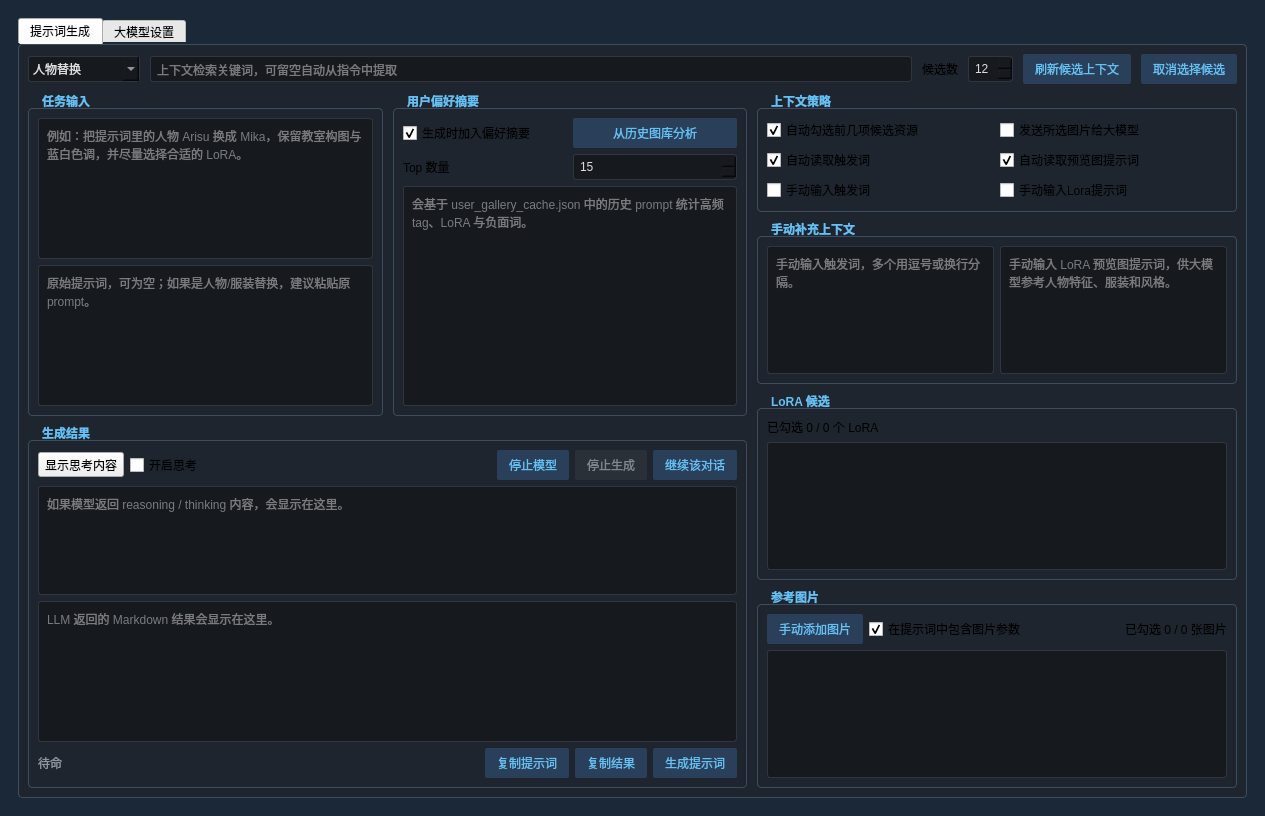
<?xml version="1.0" encoding="UTF-8"?>
<ui version="4.0">
 <class>LlmPromptWidget</class>
 <widget class="QWidget" name="LlmPromptWidget">
  <property name="geometry">
   <rect>
    <x>0</x>
    <y>0</y>
    <width>1265</width>
    <height>816</height>
   </rect>
  </property>
  <property name="styleSheet">
   <string notr="true">QWidget#LlmPromptWidget { background-color: #1b2838; color: #dcdedf; }
QTabWidget::pane, QGroupBox {
    border: 1px solid #3d4d5d;
    background-color: #1e252f;
    border-radius: 4px;
}
QGroupBox {
    margin-top: 14px;
    font-weight: bold;
    color: #66c0f4;
}
QGroupBox::title {
    subcontrol-origin: margin;
    left: 8px;
    padding: 0 4px;
}
QLineEdit, QComboBox, QPlainTextEdit, QTextBrowser, QListWidget, QDoubleSpinBox, QSpinBox {
    background-color: #16191e;
    border: 1px solid #31363d;
    color: #dcdedf;
    border-radius: 3px;
    padding: 4px;
}
QPushButton {
    background-color: #2a3f5a;
    border-radius: 2px;
    color: #66c0f4;
    border: none;
    padding: 6px 12px;
}
QPushButton:hover { background-color: #3d5677; color: #ffffff; }
QPushButton:disabled {
    background-color: #2a3038;
    color: #7f8791;
}
QLabel#lblGenerateStatus { color: #8c96a0; }</string>
  </property>
  <layout class="QVBoxLayout" name="verticalLayoutRoot">
   <property name="leftMargin">
    <number>18</number>
   </property>
   <property name="topMargin">
    <number>18</number>
   </property>
   <property name="rightMargin">
    <number>18</number>
   </property>
   <property name="bottomMargin">
    <number>18</number>
   </property>
   <item>
    <widget class="QTabWidget" name="tabMain">
     <property name="currentIndex">
      <number>0</number>
     </property>
     <widget class="QWidget" name="pageGenerate">
      <attribute name="title">
       <string>提示词生成</string>
      </attribute>
      <layout class="QVBoxLayout" name="verticalLayoutGenerate">
       <property name="spacing">
        <number>10</number>
       </property>
       <item>
        <layout class="QHBoxLayout" name="horizontalLayoutTop">
         <item>
          <widget class="QComboBox" name="comboTaskType">
           <item>
            <property name="text">
             <string>人物替换</string>
            </property>
           </item>
           <item>
            <property name="text">
             <string>服装替换</string>
            </property>
           </item>
           <item>
            <property name="text">
             <string>偏好提示词生成</string>
            </property>
           </item>
           <item>
            <property name="text">
             <string>图片调整</string>
            </property>
           </item>
          </widget>
         </item>
         <item>
          <widget class="QLineEdit" name="editContextKeywords">
           <property name="placeholderText">
            <string>上下文检索关键词，可留空自动从指令中提取</string>
           </property>
          </widget>
         </item>
         <item>
          <widget class="QLabel" name="labelCandidateLimit">
           <property name="text">
            <string>候选数</string>
           </property>
          </widget>
         </item>
         <item>
          <widget class="QSpinBox" name="spinCandidateLimit">
           <property name="minimum">
            <number>3</number>
           </property>
           <property name="maximum">
            <number>50</number>
           </property>
           <property name="value">
            <number>12</number>
           </property>
          </widget>
         </item>
         <item>
         <widget class="QPushButton" name="btnRefreshCandidates">
           <property name="text">
            <string>刷新候选上下文</string>
           </property>
          </widget>
         </item>
         <item>
          <widget class="QPushButton" name="btnClearCandidateSelections">
           <property name="text">
            <string>取消选择候选</string>
           </property>
          </widget>
         </item>
        </layout>
       </item>
       <item>
        <layout class="QHBoxLayout" name="horizontalLayoutMain" stretch="3,2">
         <item>
          <layout class="QVBoxLayout" name="verticalLayoutLeft">
           <item>
            <layout class="QHBoxLayout" name="horizontalLayout_2">
             <item>
              <widget class="QGroupBox" name="groupInstruction">
               <property name="title">
                <string>任务输入</string>
               </property>
               <layout class="QVBoxLayout" name="verticalLayoutInstruction">
                <item>
                 <widget class="QPlainTextEdit" name="textInstruction">
                  <property name="placeholderText">
                   <string>例如：把提示词里的人物 Arisu 换成 Mika，保留教室构图与蓝白色调，并尽量选择合适的 LoRA。</string>
                  </property>
                 </widget>
                </item>
                <item>
                 <widget class="QPlainTextEdit" name="textSourcePrompt">
                  <property name="placeholderText">
                   <string>原始提示词，可为空；如果是人物/服装替换，建议粘贴原 prompt。</string>
                  </property>
                 </widget>
                </item>
               </layout>
              </widget>
             </item>
             <item>
              <widget class="QGroupBox" name="groupPreference">
               <property name="title">
                <string>用户偏好摘要</string>
               </property>
               <layout class="QVBoxLayout" name="verticalLayoutPreference">
                <item>
                 <layout class="QGridLayout" name="gridLayout_2">
                  <item row="0" column="0">
                   <widget class="QCheckBox" name="chkUsePreference">
                    <property name="text">
                     <string>生成时加入偏好摘要</string>
                    </property>
                    <property name="checked">
                     <bool>true</bool>
                    </property>
                   </widget>
                  </item>
                  <item row="0" column="1">
                   <widget class="QPushButton" name="btnAnalyzePreference">
                    <property name="text">
                     <string>从历史图库分析</string>
                    </property>
                   </widget>
                  </item>
                  <item row="1" column="0">
                   <widget class="QLabel" name="labelPreferenceTopCount">
                    <property name="text">
                     <string>Top 数量</string>
                    </property>
                   </widget>
                  </item>
                  <item row="1" column="1">
                   <widget class="QSpinBox" name="spinPreferenceTopCount">
                    <property name="minimum">
                     <number>1</number>
                    </property>
                    <property name="maximum">
                     <number>50</number>
                    </property>
                    <property name="value">
                     <number>15</number>
                    </property>
                   </widget>
                  </item>
                 </layout>
                </item>
                <item>
                 <widget class="QPlainTextEdit" name="textPreferenceSummary">
                  <property name="placeholderText">
                   <string>会基于 user_gallery_cache.json 中的历史 prompt 统计高频 tag、LoRA 与负面词。</string>
                  </property>
                 </widget>
                </item>
               </layout>
              </widget>
             </item>
            </layout>
           </item>
           <item>
            <widget class="QGroupBox" name="groupResult">
             <property name="title">
              <string>生成结果</string>
             </property>
             <layout class="QVBoxLayout" name="verticalLayoutResult">
              <item>
               <layout class="QHBoxLayout" name="horizontalLayoutThinkingTop">
                <item>
                 <widget class="QToolButton" name="btnToggleThinking">
                  <property name="text">
                   <string>显示思考内容</string>
                  </property>
                  <property name="checkable">
                   <bool>true</bool>
                  </property>
                  <property name="checked">
                   <bool>false</bool>
                  </property>
                 </widget>
                </item>
                <item>
                 <widget class="QCheckBox" name="chkEnableThink">
                  <property name="text">
                   <string>开启思考</string>
                  </property>
                 </widget>
                </item>
                <item>
                 <spacer name="horizontalSpacerThinkingTop">
                  <property name="orientation">
                   <enum>Qt::Orientation::Horizontal</enum>
                  </property>
                  <property name="sizeHint" stdset="0">
                   <size>
                    <width>40</width>
                    <height>20</height>
                   </size>
                  </property>
                 </spacer>
                </item>
                <item>
                 <widget class="QPushButton" name="btnUnloadModel">
                  <property name="text">
                   <string>停止模型</string>
                  </property>
                 </widget>
                </item>
                <item>
                 <widget class="QPushButton" name="btnStopGenerate">
                  <property name="enabled">
                   <bool>false</bool>
                  </property>
                  <property name="text">
                   <string>停止生成</string>
                  </property>
                 </widget>
                </item>
                <item>
                 <widget class="QPushButton" name="btnContinueConversation">
                  <property name="text">
                   <string>继续该对话</string>
                  </property>
                 </widget>
                </item>
               </layout>
              </item>
              <item>
               <widget class="QPlainTextEdit" name="textThinking">
                <property name="maximumSize">
                 <size>
                  <width>16777215</width>
                  <height>160</height>
                 </size>
                </property>
                <property name="visible">
                 <bool>false</bool>
                </property>
                <property name="readOnly">
                 <bool>true</bool>
                </property>
                <property name="placeholderText">
                 <string>如果模型返回 reasoning / thinking 内容，会显示在这里。</string>
                </property>
               </widget>
              </item>
              <item>
               <widget class="QTextBrowser" name="textResult">
                <property name="placeholderText">
                 <string>LLM 返回的 Markdown 结果会显示在这里。</string>
                </property>
                <property name="openExternalLinks">
                 <bool>false</bool>
                </property>
               </widget>
              </item>
              <item>
               <layout class="QHBoxLayout" name="horizontalLayoutResultButtons">
                <item>
                 <widget class="QLabel" name="lblGenerateStatus">
                  <property name="text">
                   <string>待命</string>
                  </property>
                 </widget>
                </item>
                <item>
                 <spacer name="horizontalSpacerResult">
                  <property name="orientation">
                   <enum>Qt::Orientation::Horizontal</enum>
                  </property>
                  <property name="sizeHint" stdset="0">
                   <size>
                    <width>40</width>
                    <height>20</height>
                   </size>
                  </property>
                 </spacer>
                </item>
                <item>
                 <widget class="QPushButton" name="btnCopyPrompt">
                  <property name="text">
                   <string>复制提示词</string>
                  </property>
                 </widget>
                </item>
                <item>
                 <widget class="QPushButton" name="btnCopyResult">
                  <property name="text">
                   <string>复制结果</string>
                  </property>
                 </widget>
                </item>
                <item>
                 <widget class="QPushButton" name="btnGenerate">
                  <property name="text">
                   <string>生成提示词</string>
                  </property>
                 </widget>
                </item>
               </layout>
              </item>
             </layout>
            </widget>
           </item>
          </layout>
         </item>
         <item>
          <layout class="QVBoxLayout" name="verticalLayoutRight">
           <item>
            <widget class="QGroupBox" name="groupContextOptions">
             <property name="title">
              <string>上下文策略</string>
             </property>
             <layout class="QHBoxLayout" name="horizontalLayoutContextOptions">
              <item>
               <layout class="QGridLayout" name="gridLayout">
                <item row="0" column="0">
                 <widget class="QCheckBox" name="chkAutoContext">
                  <property name="text">
                   <string>自动勾选前几项候选资源</string>
                  </property>
                  <property name="checked">
                   <bool>true</bool>
                  </property>
                 </widget>
                </item>
                <item row="0" column="1">
                 <widget class="QCheckBox" name="chkSendSelectedImages">
                  <property name="text">
                   <string>发送所选图片给大模型</string>
                  </property>
                 </widget>
                </item>
                <item row="1" column="0">
                 <widget class="QCheckBox" name="chkUseTriggerWords">
                  <property name="text">
                   <string>自动读取触发词</string>
                  </property>
                  <property name="checked">
                   <bool>true</bool>
                  </property>
                 </widget>
                </item>
                <item row="1" column="1">
                 <widget class="QCheckBox" name="chkUsePreviewPrompts">
                  <property name="text">
                   <string>自动读取预览图提示词</string>
                  </property>
                  <property name="checked">
                   <bool>true</bool>
                  </property>
                 </widget>
                </item>
                <item row="2" column="0">
                 <widget class="QCheckBox" name="chkManualTriggerWords">
                  <property name="text">
                   <string>手动输入触发词</string>
                  </property>
                 </widget>
                </item>
                <item row="2" column="1">
                 <widget class="QCheckBox" name="chkManualLoraPrompts">
                  <property name="text">
                   <string>手动输入Lora提示词</string>
                  </property>
                 </widget>
                </item>
               </layout>
              </item>
             </layout>
            </widget>
           </item>
           <item>
            <widget class="QGroupBox" name="groupManualContext">
             <property name="title">
              <string>手动补充上下文</string>
             </property>
             <layout class="QHBoxLayout" name="horizontalLayoutManualContext">
              <item>
               <widget class="QPlainTextEdit" name="textManualTriggerWords">
                <property name="placeholderText">
                 <string>手动输入触发词，多个用逗号或换行分隔。</string>
                </property>
               </widget>
              </item>
              <item>
               <widget class="QPlainTextEdit" name="textManualLoraPrompts">
                <property name="placeholderText">
                 <string>手动输入 LoRA 预览图提示词，供大模型参考人物特征、服装和风格。</string>
                </property>
               </widget>
              </item>
             </layout>
            </widget>
           </item>
           <item>
            <widget class="QGroupBox" name="groupLoraCandidates">
             <property name="title">
              <string>LoRA 候选</string>
             </property>
             <layout class="QVBoxLayout" name="verticalLayoutLoraCandidates">
              <item>
               <widget class="QLabel" name="lblLoraSelectionSummary">
                <property name="text">
                 <string>已勾选 0 / 0 个 LoRA</string>
                </property>
               </widget>
              </item>
              <item>
               <widget class="QListWidget" name="listLoraCandidates"/>
              </item>
             </layout>
            </widget>
           </item>
           <item>
            <widget class="QGroupBox" name="groupImageCandidates">
             <property name="title">
              <string>参考图片</string>
             </property>
             <layout class="QVBoxLayout" name="verticalLayoutImageCandidates">
              <item>
               <layout class="QHBoxLayout" name="horizontalLayoutImagesTop">
                <item>
                 <widget class="QPushButton" name="btnAddManualImages">
                  <property name="text">
                   <string>手动添加图片</string>
                  </property>
                 </widget>
                </item>
                <item>
                 <widget class="QCheckBox" name="chkIncludeImagePromptsInContext">
                  <property name="text">
                   <string>在提示词中包含图片参数</string>
                  </property>
                  <property name="checked">
                   <bool>true</bool>
                  </property>
                 </widget>
                </item>
                <item>
                 <spacer name="horizontalSpacerImages">
                  <property name="orientation">
                   <enum>Qt::Orientation::Horizontal</enum>
                  </property>
                  <property name="sizeHint" stdset="0">
                   <size>
                    <width>40</width>
                    <height>20</height>
                   </size>
                  </property>
                 </spacer>
                </item>
                <item>
                 <widget class="QLabel" name="lblImageSelectionSummary">
                  <property name="text">
                   <string>已勾选 0 / 0 张图片</string>
                  </property>
                 </widget>
                </item>
               </layout>
              </item>
              <item>
               <widget class="QListWidget" name="listImageCandidates"/>
              </item>
             </layout>
            </widget>
           </item>
          </layout>
         </item>
        </layout>
       </item>
      </layout>
     </widget>
     <widget class="QWidget" name="pageSettings">
      <attribute name="title">
       <string>大模型设置</string>
      </attribute>
      <layout class="QVBoxLayout" name="verticalLayoutSettings">
       <property name="spacing">
        <number>12</number>
       </property>
       <item>
        <widget class="QGroupBox" name="groupConnection">
         <property name="title">
          <string>连接与模型</string>
         </property>
         <layout class="QGridLayout" name="gridLayoutConnection">
          <item row="4" column="0">
           <widget class="QCheckBox" name="chkStopModelAfterGenerate">
            <property name="text">
             <string>生成后停止</string>
            </property>
           </widget>
          </item>
          <item row="2" column="0">
           <widget class="QLabel" name="labelTemperature">
            <property name="text">
             <string>Temperature</string>
            </property>
           </widget>
          </item>
          <item row="0" column="4">
           <widget class="QComboBox" name="comboModel">
            <property name="editable">
             <bool>true</bool>
            </property>
           </widget>
          </item>
          <item row="4" column="1">
           <widget class="QLabel" name="label">
            <property name="text">
             <string>生成完成后停止大模型（ollama stop 模型名）</string>
            </property>
           </widget>
          </item>
          <item row="0" column="0">
           <widget class="QLabel" name="labelEndpoint">
            <property name="text">
             <string>Ollama Endpoint</string>
            </property>
           </widget>
          </item>
          <item row="2" column="3">
           <widget class="QLabel" name="labelCustomOptions">
            <property name="text">
             <string>自定义参数</string>
            </property>
           </widget>
          </item>
          <item row="0" column="5">
           <widget class="QPushButton" name="btnFetchModels">
            <property name="text">
             <string>刷新</string>
            </property>
           </widget>
          </item>
          <item row="0" column="1">
           <widget class="QLineEdit" name="editEndpoint"/>
          </item>
          <item row="2" column="1">
           <widget class="QDoubleSpinBox" name="spinTemperature">
            <property name="decimals">
             <number>2</number>
            </property>
            <property name="minimum">
             <double>0.000000000000000</double>
            </property>
            <property name="maximum">
             <double>2.000000000000000</double>
            </property>
            <property name="singleStep">
             <double>0.050000000000000</double>
            </property>
            <property name="value">
             <double>0.400000000000000</double>
            </property>
           </widget>
          </item>
          <item row="0" column="3">
           <widget class="QLabel" name="labelModel">
            <property name="text">
             <string>模型</string>
            </property>
           </widget>
          </item>
          <item row="2" column="4">
           <widget class="QLineEdit" name="editCustomOptions">
            <property name="toolTip">
             <string>以命令行风格输入 Ollama options。支持 --presence_penalty 1.0、--top_p 0.8、--top_k 20、--repeat_penalty 1.12 等，会自动写入请求的 options。</string>
            </property>
            <property name="placeholderText">
             <string>例如：--presence_penalty 1.0 --top_p 0.8 --top_k 20 --repeat_penalty 1.12</string>
            </property>
           </widget>
          </item>
         </layout>
        </widget>
       </item>
       <item>
        <widget class="QTabWidget" name="tabAdvancedConfig">
         <property name="currentIndex">
          <number>0</number>
         </property>
         <widget class="QWidget" name="pagePromptTemplate">
          <attribute name="title">
           <string>提示词设置</string>
          </attribute>
          <layout class="QVBoxLayout" name="verticalLayout_5">
           <item>
            <layout class="QHBoxLayout" name="horizontalLayoutTemplateTask">
             <item>
              <widget class="QLabel" name="lblPromptTemplateTask">
               <property name="text">
                <string>当前模板任务</string>
               </property>
              </widget>
             </item>
             <item>
              <spacer name="horizontalSpacer">
               <property name="orientation">
                <enum>Qt::Orientation::Horizontal</enum>
               </property>
               <property name="sizeHint" stdset="0">
                <size>
                 <width>40</width>
                 <height>20</height>
                </size>
               </property>
              </spacer>
             </item>
             <item>
              <widget class="QComboBox" name="comboTemplateTaskType">
               <item>
                <property name="text">
                 <string>人物替换</string>
                </property>
               </item>
               <item>
                <property name="text">
                 <string>服装替换</string>
                </property>
               </item>
               <item>
                <property name="text">
                 <string>偏好提示词生成</string>
                </property>
               </item>
               <item>
                <property name="text">
                 <string>图片调整</string>
                </property>
               </item>
              </widget>
             </item>
            </layout>
           </item>
           <item>
            <widget class="QSplitter" name="splitter">
             <property name="orientation">
              <enum>Qt::Orientation::Horizontal</enum>
             </property>
             <widget class="QPlainTextEdit" name="textPromptTemplate">
              <property name="placeholderText">
               <string>编辑发给系统的提示词模板。</string>
              </property>
             </widget>
             <widget class="QWidget" name="verticalLayoutWidget">
              <layout class="QVBoxLayout" name="verticalLayout_2">
               <item>
                <layout class="QHBoxLayout" name="horizontalLayout">
                 <item>
                  <layout class="QVBoxLayout" name="verticalLayout"/>
                 </item>
                 <item>
                  <layout class="QVBoxLayout" name="verticalLayout_4">
                   <item>
                    <widget class="QLabel" name="labelImageAttachmentNote">
                     <property name="text">
                      <string>Image Attachment Note 占位符内容</string>
                     </property>
                    </widget>
                   </item>
                   <item>
                    <widget class="QPlainTextEdit" name="textImageAttachmentNote">
                     <property name="minimumSize">
                      <size>
                       <width>0</width>
                       <height>70</height>
                      </size>
                     </property>
                     <property name="placeholderText">
                      <string>编辑当前任务在发送参考图片时附带的说明文字。</string>
                     </property>
                    </widget>
                   </item>
                   <item>
                    <widget class="QLabel" name="labelTaskGuidance">
                     <property name="text">
                      <string>Task Guidance 占位符内容</string>
                     </property>
                    </widget>
                   </item>
                   <item>
                    <widget class="QPlainTextEdit" name="textTaskGuidance">
                     <property name="minimumSize">
                      <size>
                       <width>0</width>
                       <height>90</height>
                      </size>
                     </property>
                     <property name="placeholderText">
                      <string>编辑当前任务的 task_guidance 内容。</string>
                     </property>
                    </widget>
                   </item>
                  </layout>
                 </item>
                 <item>
                  <widget class="QTextBrowser" name="textPlaceholderHelp">
                   <property name="minimumSize">
                    <size>
                     <width>0</width>
                     <height>180</height>
                    </size>
                   </property>
                  </widget>
                 </item>
                </layout>
               </item>
              </layout>
             </widget>
            </widget>
           </item>
           <item>
            <layout class="QHBoxLayout" name="horizontalLayoutPromptTemplateButtons">
             <item>
              <spacer name="horizontalSpacerTemplate">
               <property name="orientation">
                <enum>Qt::Orientation::Horizontal</enum>
               </property>
               <property name="sizeHint" stdset="0">
                <size>
                 <width>40</width>
                 <height>20</height>
                </size>
               </property>
              </spacer>
             </item>
             <item>
              <widget class="QPushButton" name="btnResetPromptTemplate">
               <property name="text">
                <string>重置模板</string>
               </property>
              </widget>
             </item>
            </layout>
           </item>
          </layout>
         </widget>
         <widget class="QWidget" name="pageSystemPrompt">
          <attribute name="title">
           <string>系统提示词</string>
          </attribute>
          <layout class="QVBoxLayout" name="verticalLayoutSystemPrompt">
           <item>
            <widget class="QPlainTextEdit" name="textSystemPrompt"/>
           </item>
          </layout>
         </widget>
         <widget class="QWidget" name="pageLastRequest">
          <attribute name="title">
           <string>上次发送内容</string>
          </attribute>
          <layout class="QVBoxLayout" name="verticalLayoutLastRequest">
           <item>
            <widget class="QPlainTextEdit" name="textLastRequest">
             <property name="readOnly">
              <bool>true</bool>
             </property>
             <property name="placeholderText">
              <string>这里会显示上次发给大模型的请求内容。</string>
             </property>
            </widget>
           </item>
          </layout>
         </widget>
        </widget>
       </item>
      </layout>
     </widget>
    </widget>
   </item>
  </layout>
 </widget>
 <resources/>
 <connections/>
</ui>
